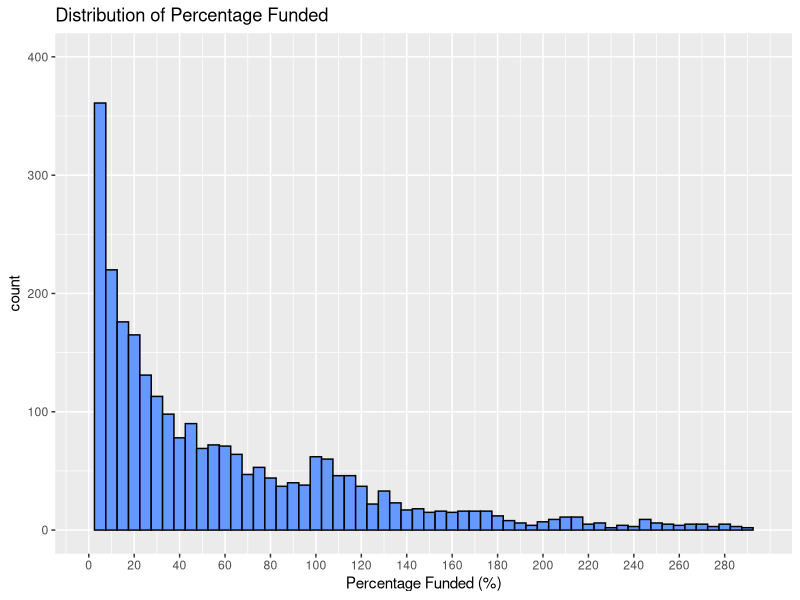
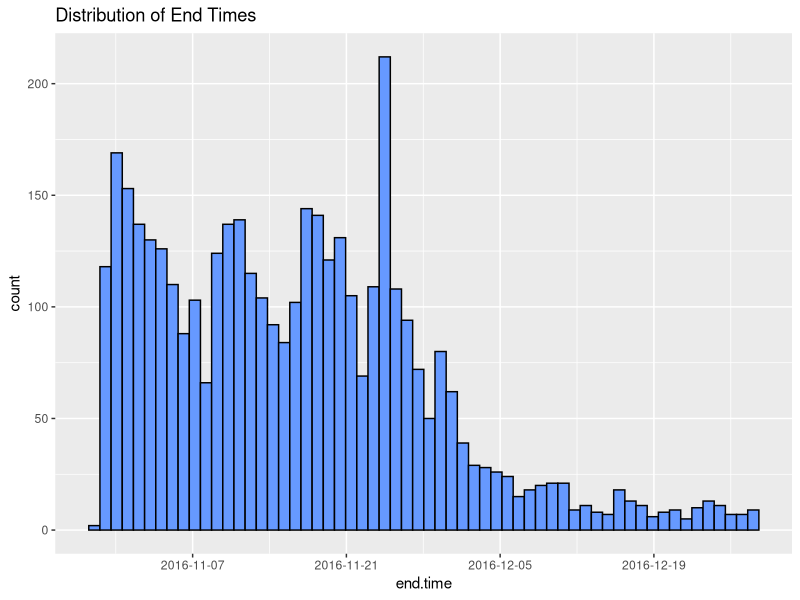
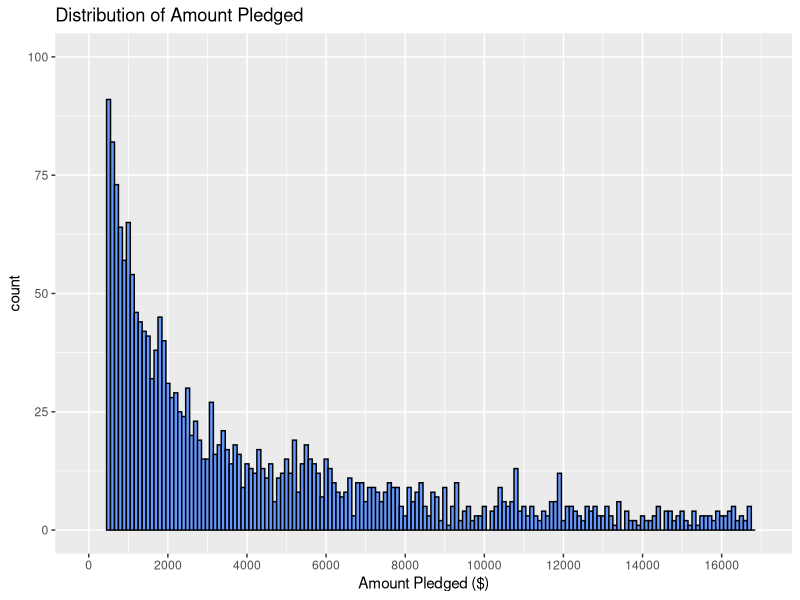
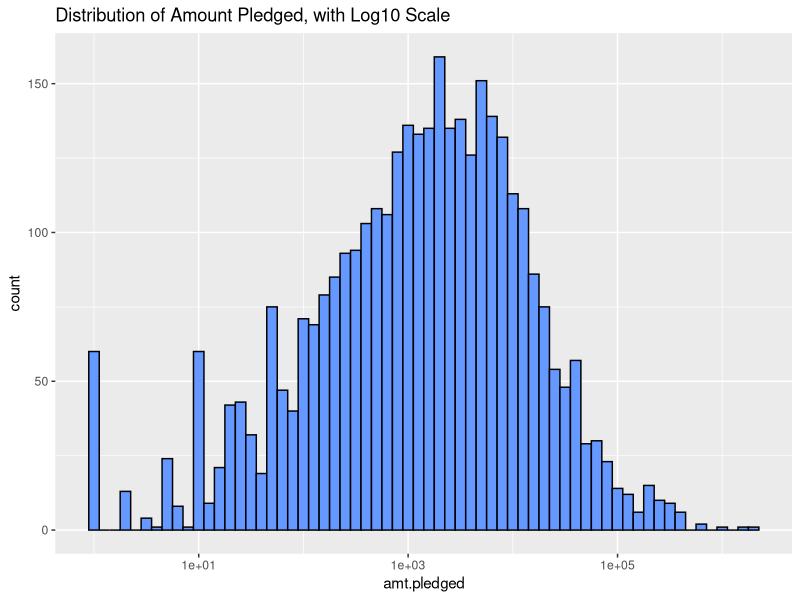
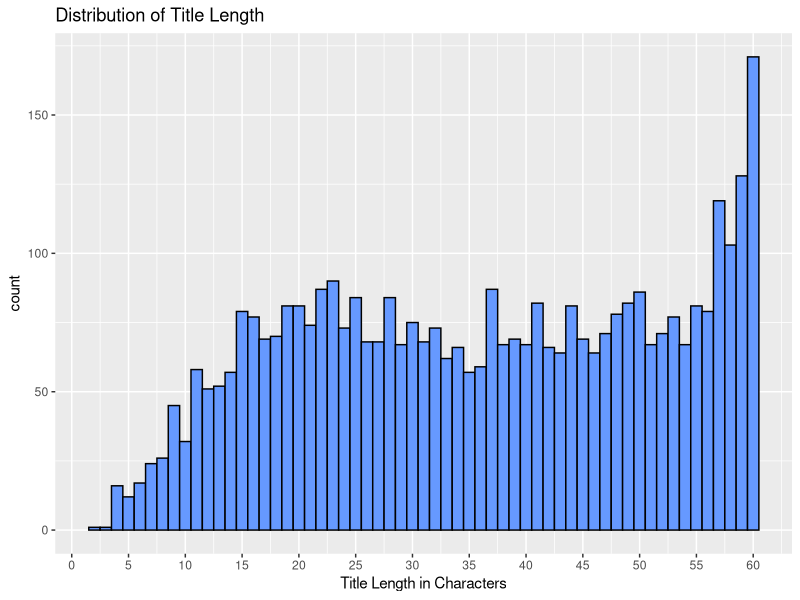
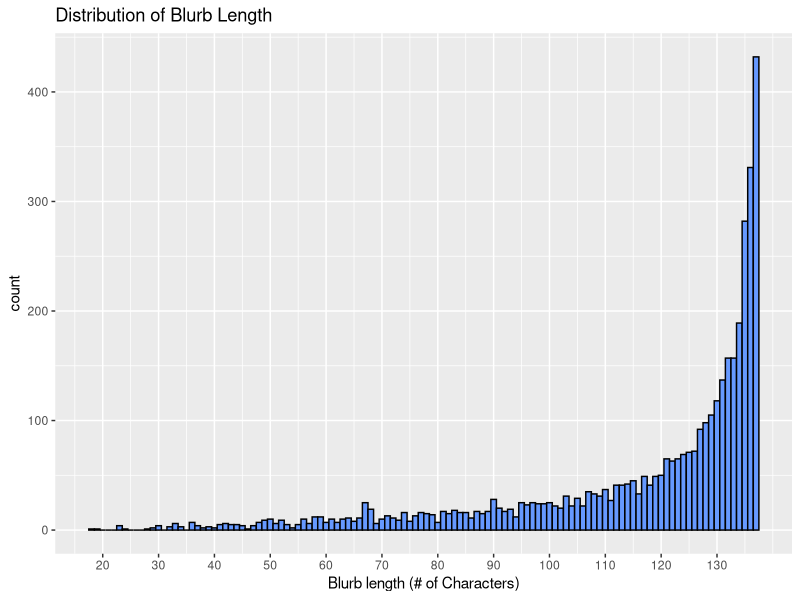
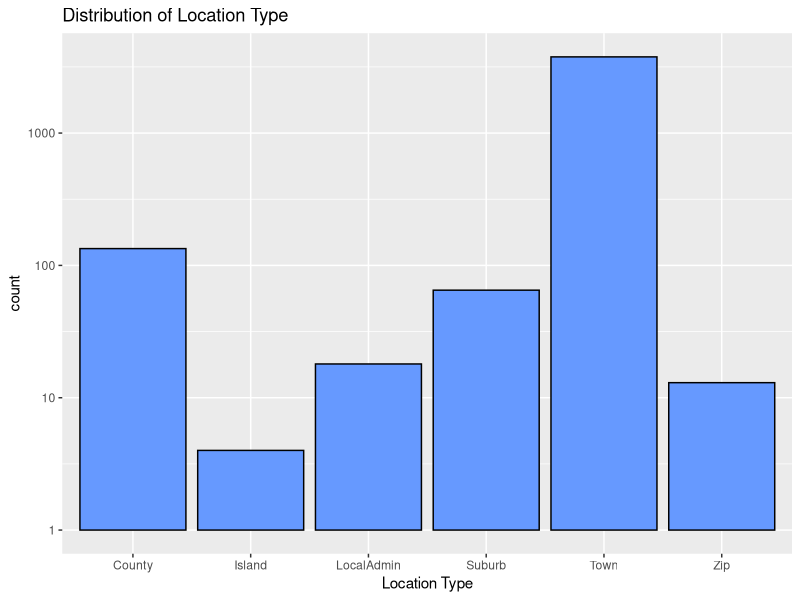
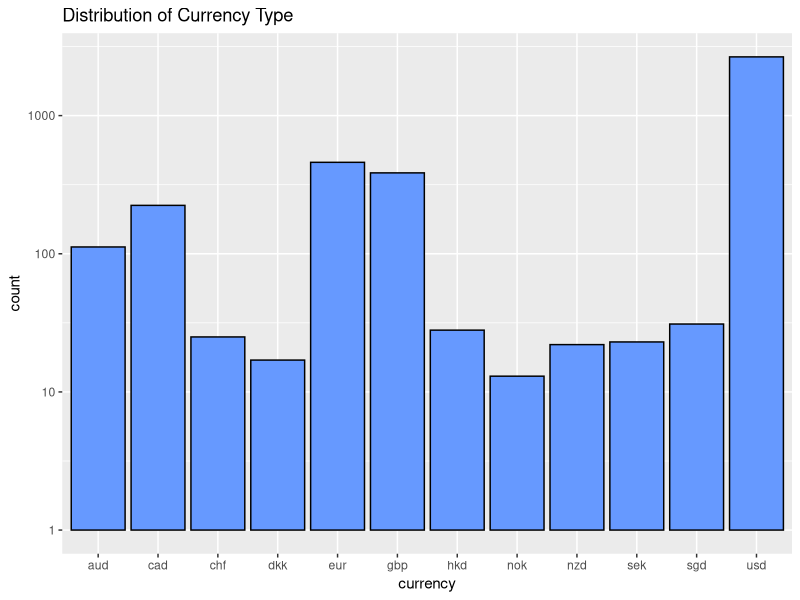

The R source for these figures, in order:
## ---- chunk 1
# Load all of the packages that you end up using
# in your analysis in this code chunk.

# Notice that the parameter "echo" was set to FALSE for this code chunk.
# This prevents the code from displaying in the knitted HTML output.
# You should set echo=FALSE for all code chunks in your file.

library(ggplot2)
library(lubridate)
## ---- chunk 2
# Load the Data
ks <- read.csv(file="live.csv")
ks$end.time = as_date(ks$end.time)

start_time = week(as_date("2016-10-29"))
ks$weeks.until.end = week(ks$end.time) - start_time
ks$weeks.until.end <- factor(ks$weeks.until.end, levels = seq(8,0))

ggplot<- function(...) ggplot2::ggplot(...) + scale_color_brewer(palette="Spectral")
def <- "#6699FF"
color <- "black"
## ---- chunk 3
percent_funded_adjusted = quantile(ks$percentage.funded, 0.95)

ggplot(ks, aes(x = percentage.funded)) +
  geom_histogram(binwidth = 5, fill=def, color="black") +
  scale_x_continuous(breaks = seq(0, percent_funded_adjusted, 20), limits=c(0, percent_funded_adjusted)) +
  ylim(0, 400) + 
  labs(title="Distribution of Percentage Funded") +
  xlab("Percentage Funded (%)")

summary(ks$percentage.funded)
## ---- chunk 4
ggplot(ks, aes(x=end.time)) +
  geom_histogram(bins=60, fill=def, color="black") +
  scale_x_date(date_breaks = "2 weeks") +
  labs(title="Distribution of End Times")
## ---- chunk 5
amt_pledged_adjusted = quantile(ks$amt.pledged, 0.90)

ggplot(ks, aes(x = amt.pledged)) +
  geom_histogram(binwidth = 100, fill=def, color="black") +
  scale_x_continuous(breaks=seq(0, amt_pledged_adjusted, 2000),limits = c(0, amt_pledged_adjusted)) + 
  ylim(0, 100) +
  labs(title="Distribution of Amount Pledged") +
  xlab("Amount Pledged ($)")

summary(ks$amt.pledged)
## ---- chunk 6
ggplot(ks, aes(x = amt.pledged)) +
  geom_histogram(binwidth = .1, fill=def, color="black") +
  scale_x_log10() + 
  labs(title="Distribution of Amount Pledged, with Log10 Scale")

summary(ks$amt.pledged)
## ---- chunk 7
ggplot(ks, aes(x = title.length)) +
  geom_histogram(binwidth = 1, fill=def, color="black") +
  scale_x_continuous(breaks=seq(0, max(ks$title.length), 5)) +
  labs(title="Distribution of Title Length") +
  xlab("Title Length in Characters")

summary(ks$title.length)
## ---- chunk 8

ggplot(ks, aes(x = blurb.length)) +
  geom_histogram(binwidth = 1, fill=def, color="black") +
  scale_x_continuous(breaks=seq(0, max(ks$blurb.length), 10)) +
  labs(title="Distribution of Blurb Length") +
  xlab("Blurb length (# of Characters)")
## ---- chunk 9
ggplot(ks, aes(x = type)) +
  geom_histogram(binwidth = 1, stat="count", fill=def, color="black") +
  scale_y_log10(breaks = 10^(0:3)) +
  labs(title="Distribution of Location Type") +
  xlab("Location Type")
## ---- chunk 10
ggplot(ks, aes(x = currency)) +
  geom_histogram(binwidth = 1, stat="count", fill=def, color="black") +
  scale_y_log10(breaks = 10^(0:3)) +
  labs(title="Distribution of Currency Type")
## ---- chunk 11
top_countries <- table(ks$country)
top_countries <- as.data.frame(top_countries)
top_countries <- subset(top_countries, Freq > 3)

ggplot(subset(ks, country %in% top_countries$Var1), aes(x=country)) +
  geom_histogram(stat="count", fill=def, color="black") +
  scale_y_log10(breaks= 10^(0:3)) +
  labs(title="Distribution of Item Counts by Country")

## ---- chunk 12
str(ks)
## ---- chunk 13
ggplot(ks, aes(x=title.length, y=blurb.length)) +
  geom_jitter(alpha=0.5) +
  scale_x_continuous(breaks=seq(0, 60, 10)) +
  scale_y_continuous(breaks=seq(0, 150, 20)) + 
  labs(title="Comparing Title and Blurb Lengths") +
  ylab("Blurb Length in Characters") +
  xlab("Title Length in Characters")
## ---- chunk 14
ggplot(ks, aes(x=title.length, y=amt.pledged)) +
  geom_jitter(alpha=0.5) +
  ylim(0, 450000) +
  scale_x_continuous(breaks=seq(0, 60, 10)) +
  labs(title="Comparing Title Lengths and Amt Pledged") +
  xlab("Title Length in Characters") +
  ylab("Amount Pledged in $")
## ---- chunk 15
ggplot(ks, aes(x=title.length, y=percentage.funded)) +
  geom_jitter(alpha=0.5) +
  ylim(0, 1000) +
  scale_x_continuous(breaks=seq(0, 60, 10)) +
  labs(title="Comparing Title Lengths and Percentage Funded") +
  ylab("Percentage Funded %") +
  xlab("Title Length in Characters")
## ---- chunk 16
ggplot(ks, aes(x=blurb.length, y=amt.pledged)) +
  geom_jitter(alpha=0.5) +
  ylim(0, 400000) +
  scale_x_continuous(breaks=seq(0, 150, 20)) +
  labs(title="Comparing Blurb Lengths and Amt Pledged") +
  xlab("Blurb Length in Characters") +
  ylab("Amount Pledged in $")
## ---- chunk 17
ggplot(ks, aes(x=blurb.length, y=percentage.funded)) +
  geom_jitter(alpha=0.5) +
  ylim(0, 250) +
  scale_x_continuous(breaks=seq(0, 150, 20)) +
  labs(title="Comparing Blurb Lengths and Percentage Funded") +
  ylab("Percentage Funded %") +
  xlab("Blurb Length in Characters")
## ---- chunk 18
ggplot(ks, aes(x=amt.pledged, y=percentage.funded)) +
  geom_point(alpha=0.5) +
  coord_cartesian(xlim=c(0,50000), ylim=c(0, 250)) +
  labs(title="Comparing Amount Pledged vs Percent Funded") +
  xlab("Amount Pledged $") +
  ylab("Percentage Funded %")
## ---- chunk 19
ggplot(ks, aes(x=end.time, y=percentage.funded)) +
  geom_jitter(alpha=0.5) +
  ylim(0, 250) +
  labs(title="Percentage Funded By End Time", x="Date") +
  ylab("Percentage Funded %")

## ---- chunk 20
ggplot(ks, aes(x=percentage.funded)) +
  geom_histogram(binwidth=5, fill=def, color="black") +
  scale_x_continuous(breaks=seq(0, 300, 50), limits = c(0, 300)) +
  ylim(0, 25) +
  facet_wrap(~weeks.until.end) +
  labs(title="Percentage Funded by Weeks Until End") +
  xlab("Percentage Funded %")
## ---- chunk 21
ggplot(ks, aes(x=amt.pledged)) +
  geom_histogram(binwidth=2000, fill=def, color="black") +
  scale_x_continuous(breaks=seq(0, 100000, 25000), limits = c(0, 100000)) +
  ylim(0, 25) +
  facet_wrap(~weeks.until.end) +
  labs(title="Amt Pledged by Weeks Until End") +
  xlab("Amount Pledged $")
## ---- chunk 22

interesting.currency <- subset(ks, ks$currency %in% c("aud", "cad", "usd", "eur","gdp"))

ggplot(interesting.currency, aes(x = amt.pledged)) +
  geom_histogram(binwidth = 1000, fill=def, color="black") +
  scale_x_continuous(breaks=seq(0, 25000, 5000), limits=c(0, 25000)) +
  facet_wrap(~currency, scales = "free_y")
## ---- chunk 23
cor(subset(ks, select = c(title.length, blurb.length, percentage.funded, amt.pledged)))
## ---- chunk 24
ggplot(interesting.currency, aes(x=title.length, y=blurb.length)) +
  geom_jitter(aes(color=currency)) +
  labs(title="Comparing Title and Blurb Lengths by Currency Used") +
  xlab("Title Length in Characters") + ylab("Blurb Length in Characters")
## ---- chunk 25
ggplot(interesting.currency, aes(x=amt.pledged, y=percentage.funded)) +
  geom_point(aes(color=currency)) +
  coord_cartesian(xlim=c(0,50000), ylim=c(0, 250)) +
  labs(title="Comparing Amount Pledged and Percent Funded by Currency") +
  xlab("Amount Pledged $") +
  ylab("Percentage Funded %")
  
## ---- chunk 26
ggplot(interesting.currency, aes(x=blurb.length, y=percentage.funded)) +
  geom_point(aes(color=currency)) +
  scale_x_continuous(breaks=seq(0, 150, 25)) +
  ylim(0, 250) +
  labs(title="Comparing Blurb Length and Percent Funded by Currency") +
  xlab("Blurb Length in Characters") +
  ylab("Percentage Funded %")
## ---- chunk 27
ggplot(interesting.currency, aes(x=title.length, y=amt.pledged)) +
  geom_jitter(aes(color=currency)) +
  scale_y_continuous(breaks=seq(0,100000, 25000), limits = c(0, 100000)) +
  scale_x_continuous(breaks=seq(0, 60, 10)) +
  labs(title="Comparing Title Length and Percent Funded by Currency") +
  ylab("Amount Pledged in $") + xlab("Title Length in Words")
## ---- chunk 28
ggplot(ks, aes(x=amt.pledged, y=percentage.funded)) +
  geom_point(aes(color=weeks.until.end)) +
  coord_cartesian(xlim=c(0,25000), ylim=c(0, 300)) +
  labs(title="Comparing Amount Pledged and Percent Funded by Weeks Until End") +
  xlab("Amount Pledged $") +
  ylab("Percentage Funded %")
## ---- chunk 29
ggplot(ks, aes(x = percentage.funded)) +
  geom_histogram(binwidth = 5, fill=def, color="black") +
  scale_x_continuous(breaks=seq(0, 300, 20), limits = c(0, 300)) +
  ylim(0, 400) + 
  labs(title="Distribution of Percentage Funded") +
  xlab("Percentage Funded %")

summary(ks$percentage.funded)
## ---- chunk 30
ggplot(ks, aes(x=percentage.funded)) +
  geom_histogram(binwidth = 10, fill=def, color="black") +
  scale_x_continuous(breaks=seq(0, 300, 50), limits = c(0, 300)) +
  ylim(0, 25) +
  facet_wrap(~ weeks.until.end) +
  labs(title="Percentage Funded by Weeks Until End") +
  xlab("Percentage Funded %")
## ---- chunk 31
ggplot(ks, aes(x=amt.pledged, y=percentage.funded)) +
  geom_point(aes(color=weeks.until.end)) +
  coord_cartesian(xlim=c(0,25000), ylim=c(0, 300)) +
  labs(title="Comparing Amount Pledged and Percent Funded by Weeks Until End") +
  xlab("Amount Pledged $") +
  ylab("Percentage Funded %")
